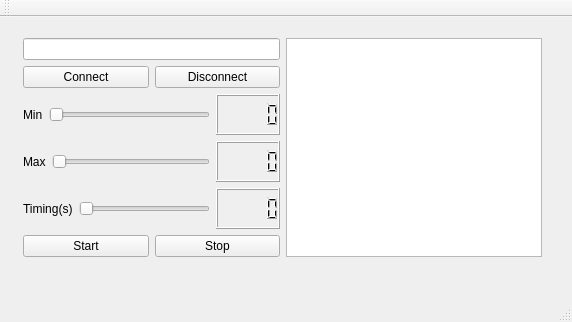
<?xml version="1.0" encoding="UTF-8"?>
<ui version="4.0">
 <class>MainWindow</class>
 <widget class="QMainWindow" name="MainWindow">
  <property name="geometry">
   <rect>
    <x>0</x>
    <y>0</y>
    <width>572</width>
    <height>322</height>
   </rect>
  </property>
  <property name="windowTitle">
   <string>MainWindow</string>
  </property>
  <widget class="QWidget" name="centralWidget">
   <widget class="QWidget" name="">
    <property name="geometry">
     <rect>
      <x>12</x>
      <y>10</y>
      <width>541</width>
      <height>241</height>
     </rect>
    </property>
    <layout class="QHBoxLayout" name="horizontalLayout_6">
     <item>
      <layout class="QVBoxLayout" name="verticalLayout">
       <item>
        <widget class="QLineEdit" name="lineEdit_TCP"/>
       </item>
       <item>
        <layout class="QHBoxLayout" name="horizontalLayout">
         <item>
          <widget class="QPushButton" name="pushButton_Connect">
           <property name="text">
            <string>Connect</string>
           </property>
          </widget>
         </item>
         <item>
          <widget class="QPushButton" name="pushButton_2">
           <property name="text">
            <string>Disconnect</string>
           </property>
          </widget>
         </item>
        </layout>
       </item>
       <item>
        <layout class="QHBoxLayout" name="horizontalLayout_2">
         <item>
          <widget class="QLabel" name="label">
           <property name="text">
            <string>Min</string>
           </property>
          </widget>
         </item>
         <item>
          <widget class="QSlider" name="horizontalSlider">
           <property name="orientation">
            <enum>Qt::Horizontal</enum>
           </property>
          </widget>
         </item>
         <item>
          <widget class="QLCDNumber" name="lcdNumber_Min"/>
         </item>
        </layout>
       </item>
       <item>
        <layout class="QHBoxLayout" name="horizontalLayout_3">
         <item>
          <widget class="QLabel" name="label_2">
           <property name="text">
            <string>Max</string>
           </property>
          </widget>
         </item>
         <item>
          <widget class="QSlider" name="horizontalSlider_2">
           <property name="orientation">
            <enum>Qt::Horizontal</enum>
           </property>
          </widget>
         </item>
         <item>
          <widget class="QLCDNumber" name="lcdNumber_Max"/>
         </item>
        </layout>
       </item>
       <item>
        <layout class="QHBoxLayout" name="horizontalLayout_4">
         <item>
          <widget class="QLabel" name="label_3">
           <property name="text">
            <string>Timing(s)</string>
           </property>
          </widget>
         </item>
         <item>
          <widget class="QSlider" name="horizontalSlider_3">
           <property name="orientation">
            <enum>Qt::Horizontal</enum>
           </property>
          </widget>
         </item>
         <item>
          <widget class="QLCDNumber" name="lcdNumber_Time"/>
         </item>
        </layout>
       </item>
       <item>
        <layout class="QHBoxLayout" name="horizontalLayout_5">
         <item>
          <widget class="QPushButton" name="pushButton_Start">
           <property name="text">
            <string>Start</string>
           </property>
          </widget>
         </item>
         <item>
          <widget class="QPushButton" name="pushButton_Stop">
           <property name="text">
            <string>Stop</string>
           </property>
          </widget>
         </item>
        </layout>
       </item>
      </layout>
     </item>
     <item>
      <widget class="QTextBrowser" name="textBrowser"/>
     </item>
    </layout>
   </widget>
  </widget>
  <widget class="QMenuBar" name="menuBar">
   <property name="geometry">
    <rect>
     <x>0</x>
     <y>0</y>
     <width>572</width>
     <height>21</height>
    </rect>
   </property>
  </widget>
  <widget class="QToolBar" name="mainToolBar">
   <attribute name="toolBarArea">
    <enum>TopToolBarArea</enum>
   </attribute>
   <attribute name="toolBarBreak">
    <bool>false</bool>
   </attribute>
  </widget>
  <widget class="QStatusBar" name="statusBar"/>
 </widget>
 <layoutdefault spacing="6" margin="11"/>
 <resources/>
 <connections>
  <connection>
   <sender>horizontalSlider_3</sender>
   <signal>valueChanged(int)</signal>
   <receiver>lcdNumber_Time</receiver>
   <slot>display(int)</slot>
   <hints>
    <hint type="sourcelabel">
     <x>84</x>
     <y>223</y>
    </hint>
    <hint type="destinationlabel">
     <x>251</x>
     <y>226</y>
    </hint>
   </hints>
  </connection>
  <connection>
   <sender>horizontalSlider</sender>
   <signal>valueChanged(int)</signal>
   <receiver>lcdNumber_Min</receiver>
   <slot>display(int)</slot>
   <hints>
    <hint type="sourcelabel">
     <x>117</x>
     <y>141</y>
    </hint>
    <hint type="destinationlabel">
     <x>240</x>
     <y>134</y>
    </hint>
   </hints>
  </connection>
  <connection>
   <sender>horizontalSlider_2</sender>
   <signal>valueChanged(int)</signal>
   <receiver>lcdNumber_Max</receiver>
   <slot>display(int)</slot>
   <hints>
    <hint type="sourcelabel">
     <x>95</x>
     <y>179</y>
    </hint>
    <hint type="destinationlabel">
     <x>234</x>
     <y>185</y>
    </hint>
   </hints>
  </connection>
 </connections>
</ui>
